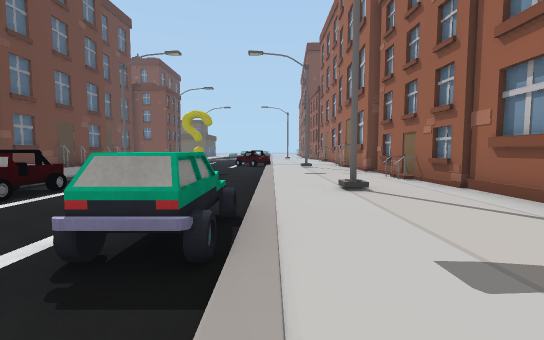
[1] (above)

20 first-person views from a walk through a scene from a Unity 3-D project. The camera is 1.2 m above the floor, tilts 4° down and sees 90° across. The floor is counted in squares, 2 m on a side. Each view is taken from the middle of a square. On the plan, view 1 faces up. The plan holds only what a view shows up to about 9 squares ahead; the rest is blank. The place goes on beyond the plan. The player is left out. Some surface patterns are stand-ins.

[2]
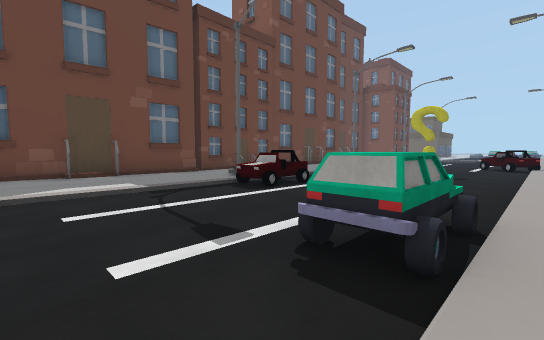

[3]
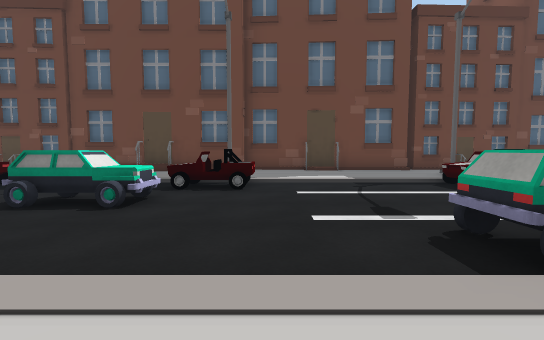

[4]
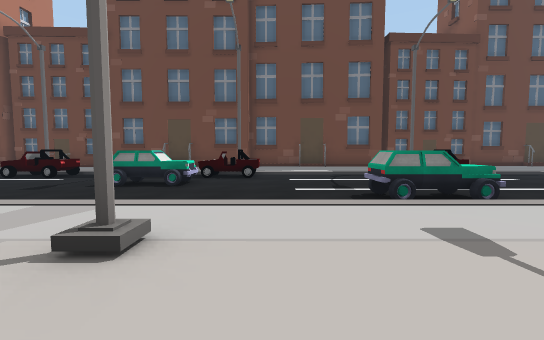

[5]
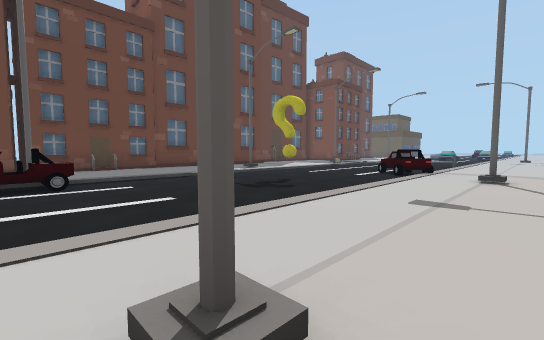

[6]
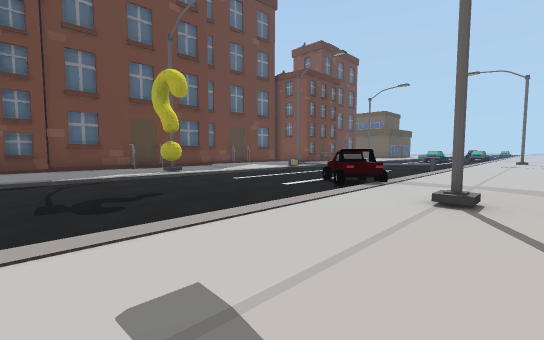

[7]
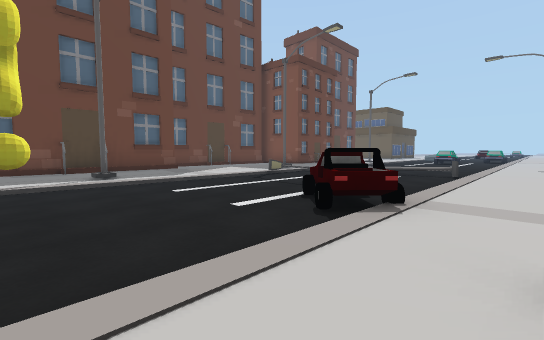

[8]
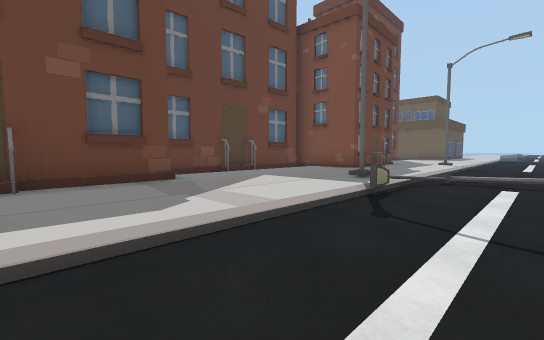

[9]
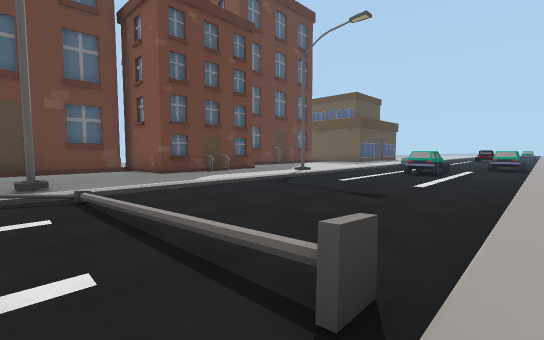

[10]
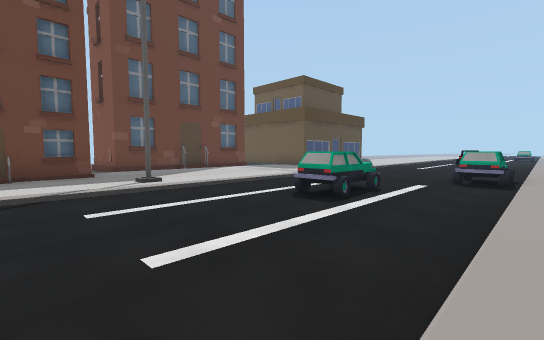

[11]
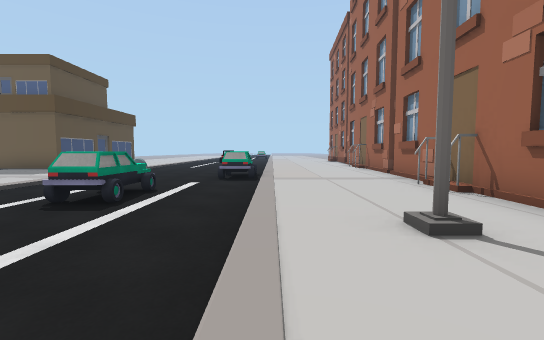

[12]
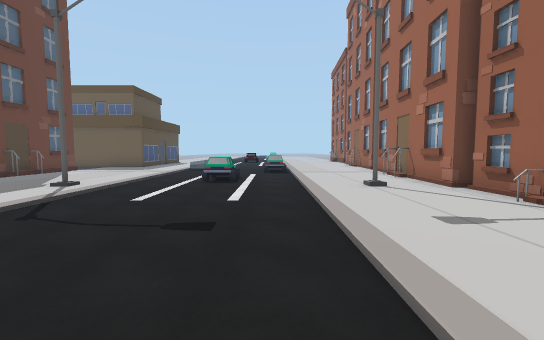

[13]
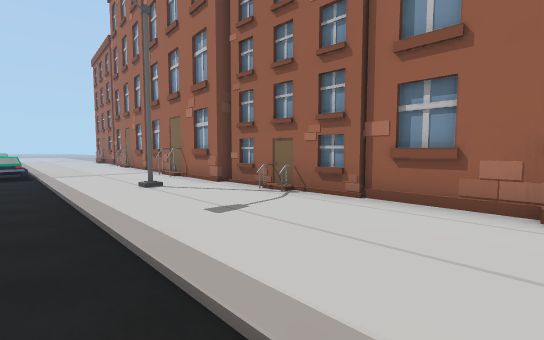

[14]
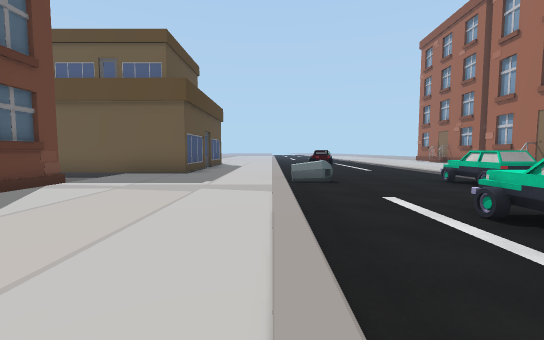

[15]
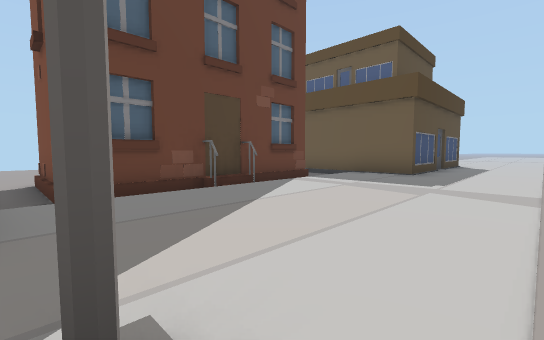

[16]
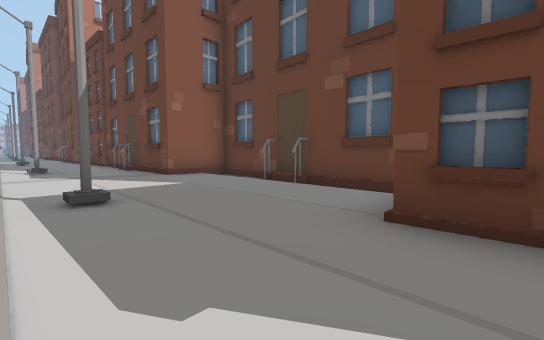

[17]
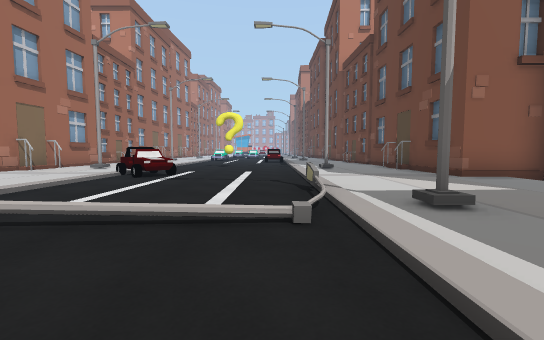

[18]
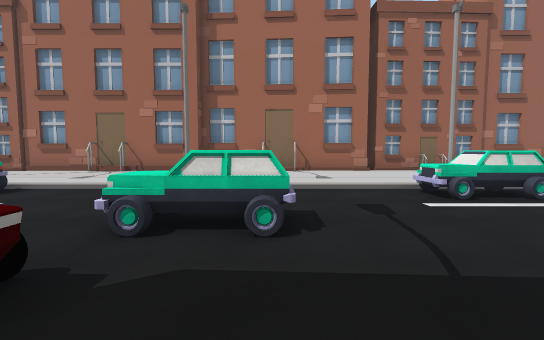

[19]
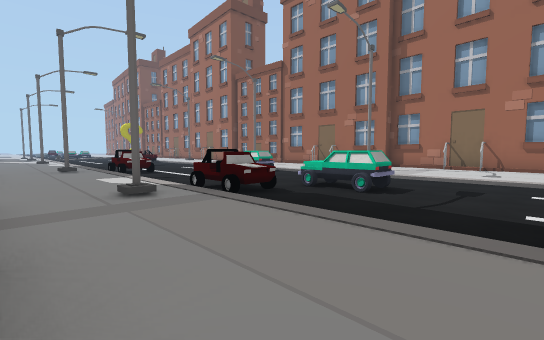

[20]
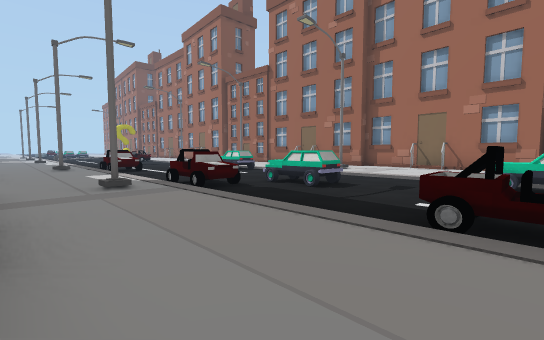

### Floor plan
Key: @ floor where view 1 was taken; # wall or solid block; . main floor; - floor 0.25 m lower than the main floor; / step, stairs or slope; = window, fence, low wall or low ledge; H house; B bin; O other object.
Columns run from 16 left of view 1 to 6 right of it. Each row starts with its distance up from view 1.
 30      HHHH... ---....
 29       #/....B--=O..H
 28       #/....---OO...  H
 27       #/....----...#  H
 26       #H....-OO-...H
 25       #/....-OO-...#
 24 --- H##/....----...#
 23 -------/..#.----.#.#
 22       H #...----...H
 21         #H..----...H
 20         #...----...H
 19     H ###...----....#
 18     H #/....----....#
 17       #/....////...H
 16       #/..#.----...H
 15       #/....----...   H
 14       #/....----...   H
 13       ###...---O...H  H
 12         #...--OOO..#
 11         #.#.----.#.H
 10         #...----...#
  9         H...--#-...#
  8         #...----...#
  7         #...----...H
  6        ##...----...H
  5        #H..OOO--...H
  4       H#H.#OO---.#..
  3        ##...---O....
  2         #...---OO..H
  1         #...----...H
  0         #...O---@...
 -1         #.#OO---.#. H
 -2         #..OOOO-....#
 -3         #H..-OO-...H#
 -4         #H..----...H#
 -5         #..OO---....#
 -6       HH#..OO--O....H

Where each view was taken, in squares from view 1:
view 1: 0 up, 0 right, facing up
view 2: 0 up, 0 right, facing up-left
view 3: 0 up, 1 right, facing left
view 4: 0 up, 3 right, facing left
view 5: 4 up, 2 right, facing up-left
view 6: 7 up, 2 right, facing up-left
view 7: 9 up, 1 right, facing up-left
view 8: 11 up, 3 left, facing up-left
view 9: 16 up, 0 right, facing up-left
view 10: 21 up, 0 right, facing up-left
view 11: 21 up, 0 right, facing up
view 12: 17 up, 1 left, facing up
view 13: 17 up, 1 left, facing up-right
view 14: 23 up, 5 left, facing up
view 15: 23 up, 5 left, facing up-left
view 16: 20 up, 5 left, facing down-left
view 17: 19 up, 4 left, facing down
view 18: 3 down, 5 left, facing right
view 19: 5 down, 7 left, facing up-right
view 20: 6 down, 7 left, facing up-right
